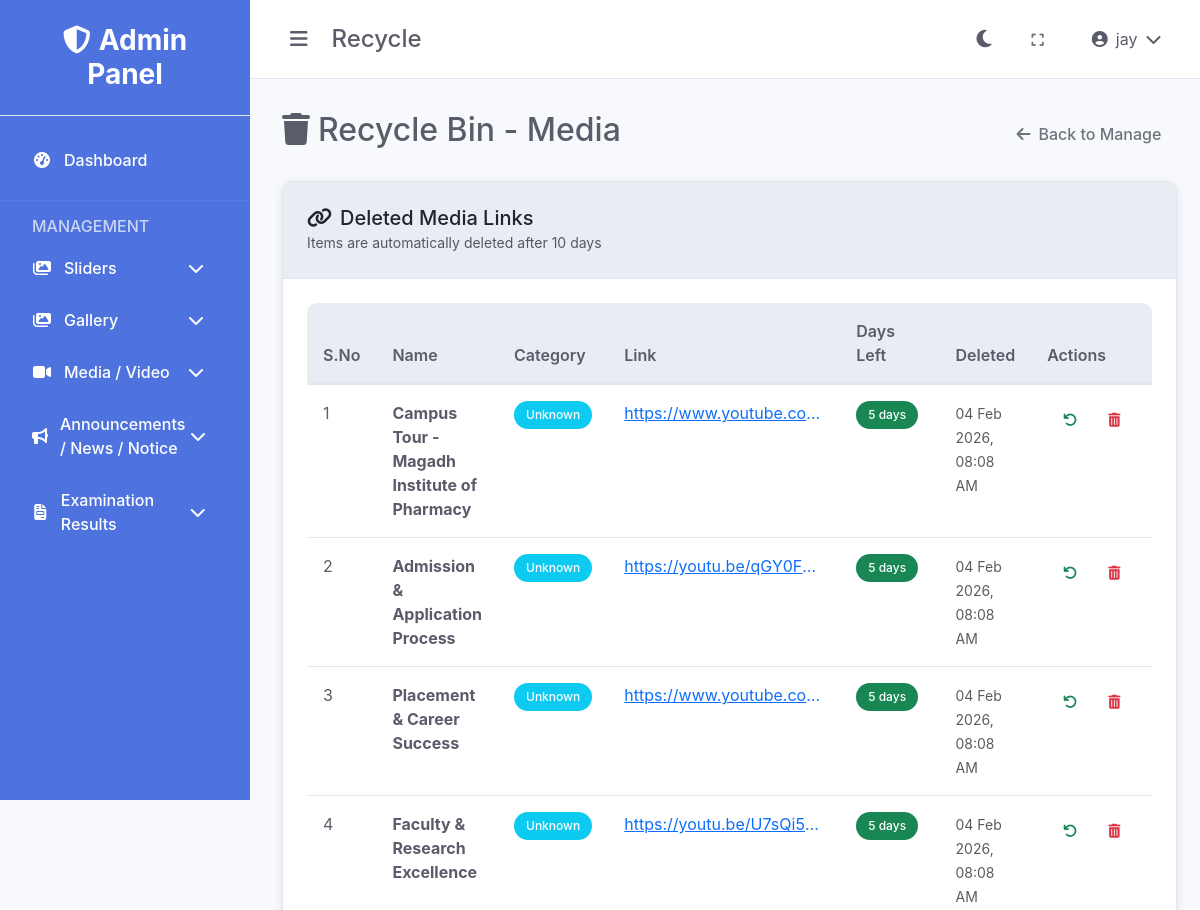
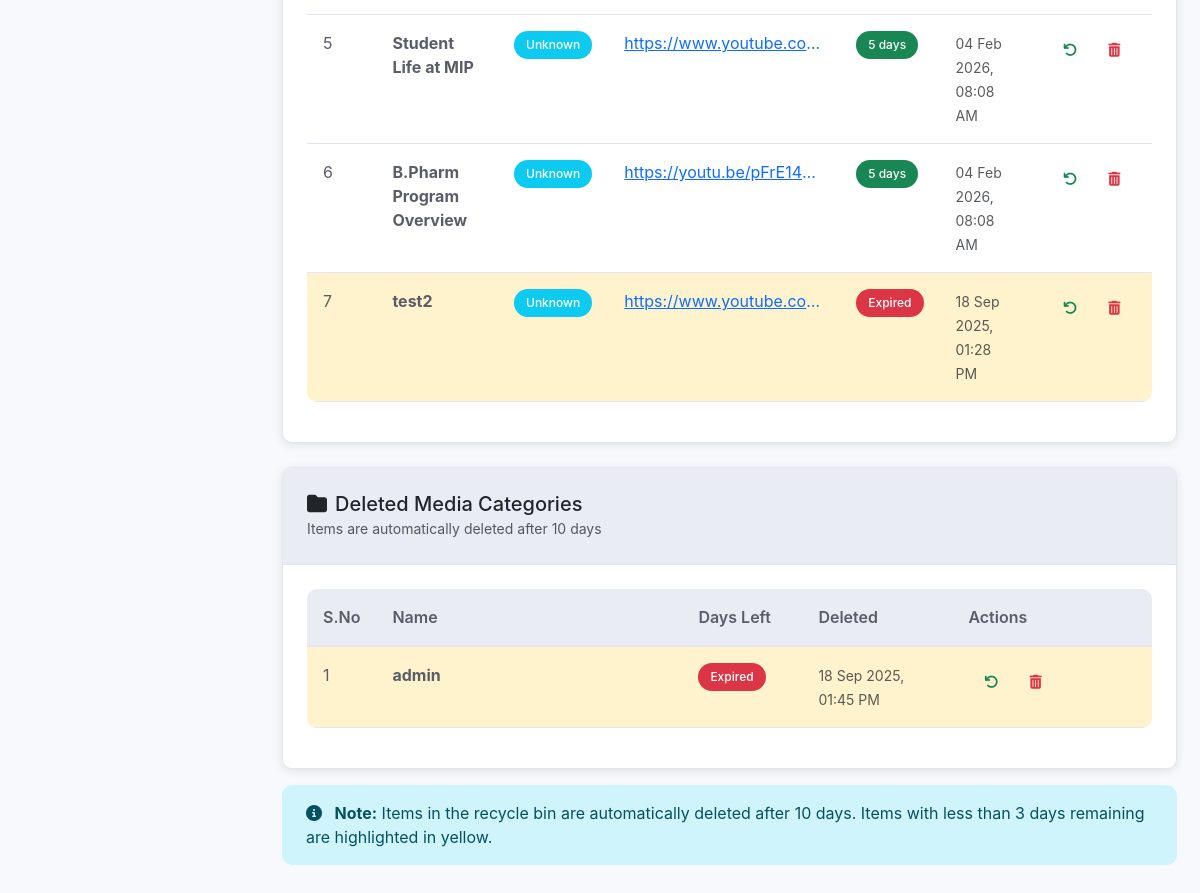
The page /media/recycle.php (signed in) on the database its author committed (2 pictures, top to bottom).
### tables this page shows
CREATE TABLE IF NOT EXISTS `media_links_recycle` (
  `id` int(11) NOT NULL AUTO_INCREMENT,
  `original_id` int(11) DEFAULT NULL,
  `category_id` int(11) DEFAULT NULL,
  `name` varchar(255) NOT NULL,
  `link_url` text NOT NULL,
  `deleted_at` timestamp NOT NULL DEFAULT CURRENT_TIMESTAMP,
  `deleted_by` int(11) DEFAULT NULL,
  PRIMARY KEY (`id`),
  KEY `deleted_by` (`deleted_by`)
);

CREATE TABLE IF NOT EXISTS `media_categories_recycle` (
  `id` int(11) NOT NULL AUTO_INCREMENT,
  `original_id` int(11) DEFAULT NULL,
  `name` varchar(255) NOT NULL,
  `deleted_at` timestamp NOT NULL DEFAULT CURRENT_TIMESTAMP,
  `deleted_by` int(11) DEFAULT NULL,
  PRIMARY KEY (`id`),
  KEY `deleted_by` (`deleted_by`)
);

### includes/functions.php (called while the page is built, shortened)
<?php
function getBaseUrl() {
    $protocol = isset($_SERVER['HTTPS']) && $_SERVER['HTTPS'] === 'on' ? 'https' : 'http';
    $host = $_SERVER['HTTP_HOST'];
    $scriptPath = $_SERVER['SCRIPT_NAME'];
    $adminPanelPos = strpos($scriptPath, '/control-dashboard');
    if ($adminPanelPos !== false) {
        $basePath = substr($scriptPath, 0, $adminPanelPos + strlen('/control-dashboard'));
        $path = substr($basePath, 0, $adminPanelPos);
    } else {
        $path = '';
    }
    return $protocol . '://' . $host . $path;
}
function getAssetUrl($path = '') {
    $baseUrl = getBaseUrl();
    $adminPath = '/control-dashboard';
    $path = ltrim($path, '/');
    return $baseUrl . $adminPath . '/assets/' . $path;
}
function formatDate($date) {
    return date('d M Y, h:i A', strtotime($date));
}
?>

### media/recycle.php (the view, shortened to what this page needs)
<?php
require_once '../config/database.php';
require_once '../includes/functions.php';
$links_sql = "SELECT mlr.*, mcr.name as category_name, DATEDIFF(NOW(), mlr.deleted_at) as days_in_bin
              FROM media_links_recycle mlr
              LEFT JOIN media_categories_recycle mcr ON mlr.category_id = mcr.id
              ORDER BY mlr.deleted_at DESC";
$links_result = $conn->query($links_sql);
if ($links_result === false) {
    $error = "Failed to fetch recycled links: " . $conn->error;
    $recycled_links = [];
} else {
    $recycled_links = $links_result->fetch_all(MYSQLI_ASSOC);
}
$categories_sql = "SELECT *, DATEDIFF(NOW(), deleted_at) as days_in_bin FROM media_categories_recycle ORDER BY deleted_at DESC";
$categories_result = $conn->query($categories_sql);
$recycled_categories = $categories_result->fetch_all(MYSQLI_ASSOC);
?>
<!DOCTYPE html>
<html lang="en">
<head>
    <link href="https://cdn.jsdelivr.net/npm/bootstrap@5.3.0/dist/css/bootstrap.min.css" rel="stylesheet">
    <link href="https://cdnjs.cloudflare.com/ajax/libs/font-awesome/6.4.0/css/all.min.css" rel="stylesheet">
    <link href="<?php echo getAssetUrl('css/style.css'); ?>" rel="stylesheet">
</head>
<body data-theme="light">
    <div class="admin-layout">
        <?php include $_SERVER['DOCUMENT_ROOT'] . '/mip310/control-dashboard/includes/sidebar.php'; ?>
        <div class="main-content">
            <?php include $_SERVER['DOCUMENT_ROOT'] . '/mip310/control-dashboard/includes/header.php'; ?>
            <div class="content">
                <div class="d-flex justify-content-between align-items-center mb-4">
                    <h2><i class="fas fa-trash me-2"></i>Recycle Bin - Media</h2>
                    <a href="manage-links.php" class="btn btn-outline-secondary">
                        <i class="fas fa-arrow-left me-2"></i>Back to Manage
                    </a>
                </div>
                <div class="card mb-4">
                    <div class="card-header">
                        <h5 class="mb-0"><i class="fas fa-link me-2"></i>Deleted Media Links</h5>
                        <small class="text-muted">Items are automatically deleted after 10 days</small>
                    </div>
                    <div class="card-body">
                        <?php if (empty($recycled_links)): ?>
                            <div class="text-center py-3">
                                <i class="fas fa-link fa-2x text-muted mb-2"></i>
                                <p class="text-muted mb-0">No deleted media links found.</p>
                            </div>
                        <?php else: ?>
                            <div class="table-responsive">
                                <table class="table table-hover">
                                    <thead>
                                        <tr>
                                            <th width="50">S.No</th>
                                            <th>Name</th>
                                            <th width="120">Category</th>
                                            <th>Link</th>
                                            <th width="120">Days Left</th>
                                            <th width="150">Deleted</th>
                                            <th width="200">Actions</th>
                                        </tr>
                                    </thead>
                                    <tbody>
                                        <?php foreach ($recycled_links as $index => $link): ?>
                                            <tr class="<?php echo $link['days_in_bin'] >= 7 ? 'table-warning' : ''; ?>">
                                                <td><?php echo $index + 1; ?></td>
                                                <td>
                                                    <strong><?php echo htmlspecialchars($link['name']); ?></strong>
                                                </td>
                                                <td>
                                                    <span class="badge bg-info"><?php echo htmlspecialchars($link['category_name'] ?: 'Unknown'); ?></span>
                                                </td>
                                                <td>
                                                    <a href="<?php echo htmlspecialchars($link['link_url']); ?>"
                                                       target="_blank" class="text-truncate d-inline-block"
                                                       style="max-width: 200px;" title="<?php echo htmlspecialchars($link['link_url']); ?>">
                                                        <?php echo htmlspecialchars($link['link_url']); ?>
                                                    </a>
                                                </td>
                                                <td>
                                                    <?php
                                                    $days_left = 10 - $link['days_in_bin'];
                                                    if ($days_left <= 0): ?>
                                                        <span class="badge bg-danger">Expired</span>
                                                    <?php elseif ($days_left <= 3): ?>
                                                        <span class="badge bg-warning"><?php echo $days_left; ?> days</span>
                                                    <?php else: ?>
                                                        <span class="badge bg-success"><?php echo $days_left; ?> days</span>
                                                    <?php endif; ?>
                                                </td>
                                                <td>
                                                    <small class="text-muted">
                                                        <?php echo formatDate($link['deleted_at']); ?>
                                                    </small>
                                                </td>
                                                <td>
                                                    <div class="btn-group" role="group">
                                                        <a href="?restore_link=<?php echo $link['id']; ?>"
                                                           class="btn btn-sm btn-outline-success"
                                                           title="Restore"
                                                           onclick="return confirm('Are you sure you want to restore this link?')">
                                                            <i class="fas fa-undo"></i>
                                                        </a>
                                                        <a href="?delete_link=<?php echo $link['id']; ?>"
                                                           class="btn btn-sm btn-outline-danger"
                                                           title="Permanently Delete"
                                                           onclick="return confirm('Are you sure you want to permanently delete this link? This action cannot be undone.')">
                                                            <i class="fas fa-trash-alt"></i>
                                                        </a>
                                                    </div>
                                                </td>
                                            </tr>
                                        <?php endforeach; ?>
                                    </tbody>
                                </table>
                            </div>
                        <?php endif; ?>
                    </div>
                </div>
                <div class="card">
                    <div class="card-header">
                        <h5 class="mb-0"><i class="fas fa-folder me-2"></i>Deleted Media Categories</h5>
                        <small class="text-muted">Items are automatically deleted after 10 days</small>
                    </div>
                    <div class="card-body">
                        <?php if (empty($recycled_categories)): ?>
                            <div class="text-center py-3">
                                <i class="fas fa-folder fa-2x text-muted mb-2"></i>
                                <p class="text-muted mb-0">No deleted media categories found.</p>
                            </div>
                        <?php else: ?>
                            <div class="table-responsive">
                                <table class="table table-hover">
                                    <thead>
                                        <tr>
                                            <th width="50">S.No</th>
                                            <th>Name</th>
                                            <th width="120">Days Left</th>
                                            <th width="150">Deleted</th>
                                            <th width="200">Actions</th>
                                        </tr>
                                    </thead>
                                    <tbody>
                                        <?php foreach ($recycled_categories as $index => $category): ?>
                                            <tr class="<?php echo $category['days_in_bin'] >= 7 ? 'table-warning' : ''; ?>">
                                                <td><?php echo $index + 1; ?></td>
                                                <td>
                                                    <strong><?php echo htmlspecialchars($category['name']); ?></strong>
                                                </td>
                                                <td>
                                                    <?php
                                                    $days_left = 10 - $category['days_in_bin'];
                                                    if ($days_left <= 0): ?>
                                                        <span class="badge bg-danger">Expired</span>
                                                    <?php elseif ($days_left <= 3): ?>
                                                        <span class="badge bg-warning"><?php echo $days_left; ?> days</span>
                                                    <?php else: ?>
                                                        <span class="badge bg-success"><?php echo $days_left; ?> days</span>
                                                    <?php endif; ?>
                                                </td>
                                                <td>
                                                    <small class="text-muted">
                                                        <?php echo formatDate($category['deleted_at']); ?>
                                                    </small>
                                                </td>
                                                <td>
                                                    <div class="btn-group" role="group">
                                                        <a href="?restore_category=<?php echo $category['id']; ?>"
                                                           class="btn btn-sm btn-outline-success"
                                                           title="Restore"
                                                           onclick="return confirm('Are you sure you want to restore this category?')">
                                                            <i class="fas fa-undo"></i>
                                                        </a>
                                                        <a href="?delete_category=<?php echo $category['id']; ?>"
                                                           class="btn btn-sm btn-outline-danger"
                                                           title="Permanently Delete"
                                                           onclick="return confirm('Are you sure you want to permanently delete this category? This action cannot be undone.')">
                                                            <i class="fas fa-trash-alt"></i>
                                                        </a>
                                                    </div>
                                                </td>
                                            </tr>
                                        <?php endforeach; ?>
                                    </tbody>
                                </table>
                            </div>
                        <?php endif; ?>
                    </div>
                </div>
                <div class="mt-3">
                    <div class="alert alert-info">
                        <i class="fas fa-info-circle me-2"></i>
                        <strong>Note:</strong> Items in the recycle bin are automatically deleted after 10 days.
                        Items with less than 3 days remaining are highlighted in yellow.
                    </div>
                </div>
            </div>
        </div>
    </div>
</body>
</html>

### rows shown on the page
media_links_recycle: name "Campus Tour - Magadh Institute of Pharmacy", category_name "Unknown", link_url "https://www.youtube.co…", days_left "5", deleted_at "04 Feb 2026, 08:08 AM"
media_links_recycle: name "Admission & Application Process", category_name "Unknown", link_url "https://youtu.be/qGY0F…", days_left "5", deleted_at "04 Feb 2026, 08:08 AM"
media_links_recycle: name "Placement & Career Success", category_name "Unknown", link_url "https://www.youtube.co…", days_left "5", deleted_at "04 Feb 2026, 08:08 AM"
media_links_recycle: name "Faculty & Research Excellence", category_name "Unknown", link_url "https://youtu.be/U7sQi5…", days_left "5", deleted_at "04 Feb 2026, 08:08 AM"
media_links_recycle: name "Student Life at MIP", category_name "Unknown", link_url "https://www.youtube.co…", days_left "5", deleted_at "04 Feb 2026, 08:08 AM"
media_links_recycle: name "B.Pharm Program Overview", category_name "Unknown", link_url "https://youtu.be/pFrE14…", days_left "5", deleted_at "04 Feb 2026, 08:08 AM"
media_links_recycle: name "test2", category_name "Unknown", link_url "https://www.youtube.co…", shows "Expired", deleted_at "18 Sep 2025, 01:28 PM"
media_categories_recycle: name "admin", deleted_at "18 Sep 2025, 01:45 PM"

### other values the page prints
basename($_SERVER['PHP_SELF'], '.php') "Recycle"
$_SESSION['full_name'] "jay"
